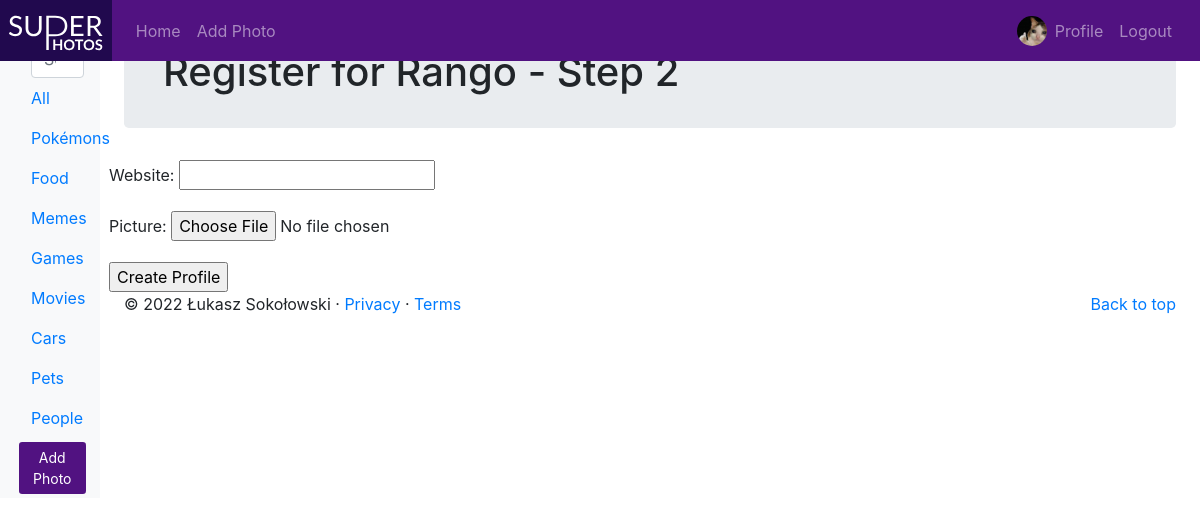
The page /register_profile/ (signed in) on the database its author committed.
### photos/models.py (models this page shows, shortened)
class UserProfile(models.Model):
    user = models.OneToOneField(User, on_delete=models.CASCADE)
    website = models.URLField(blank=True)
    picture = models.ImageField(upload_to='profile_images', blank=True)

class Category(models.Model):
    name = models.CharField(max_length=100, null=False, blank=False)

### photos/views.py (the view, shortened to what this page needs)
# urls.py: path('register_profile/', views.RegisterProfileView.as_view(), name='register_profile'),
class RegisterProfileView(View):
    @method_decorator(login_required)
    def get(self, request):
        form = UserProfileForm()
        context_dict = {'form': form}
        return render(request, 'photos/profile_registration.html', context_dict)

### photos/forms.py
class UserProfileForm(forms.ModelForm):
    class Meta:
        model = UserProfile
        fields = ('website', 'picture')

### photos/templatetags/photos_template_tags.py (called while the page is built)
@register.inclusion_tag('photos/categories.html')
def get_category_list(current_category=None):
    return {'categories': Category.objects.all(),
            'current_category': current_category}

### templates/photos/profile_registration.html (shortened to what this page needs)
{% extends 'photos/base.html' %}
{% load static %}
{% block body_block %}
    <div class="jumbotron p-4">
        <div class="container">
            <h1 class="jumbotron-heading">Register for Rango - Step 2</h1>
        </div>
    </div>
    <div class="container>">
        <div class="row">
            <form method="post" action="{% url 'register_profile' %}" enctype="multipart/form-data">
                {{ form.as_p }}
                <input type="submit" value="Create Profile" />
            </form>
        </div>
    </div>
{% endblock %}

### templates/photos/base.html (shortened to what this page needs)
<!DOCTYPE html>
{% load static %}
{% load photos_template_tags %}
<html lang="en">
    <head>
        <link href="https://getbootstrap.com/docs/4.2/dist/css/bootstrap.min.css" rel="stylesheet">
        <link href="https://getbootstrap.com/docs/4.2/examples/dashboard/dashboard.css" rel="stylesheet">
        <link href="/static/css/styles.css?{% now "U" %}" rel="stylesheet" />
    </head>
    <body>
        <header>
            <nav class="navbar navbar-expand-md navbar-dark fixed-top p-0" style="background-color: #511281;">
                <a class="navbar-brand p-2" href="{%  url 'board' %}" style="background-color: #21094E;"><img class="logo" src="{% static 'svg/logo.svg' %}"></a>
                <div class="collapse navbar-collapse" id="navbarCollapse">
                    <ul class="navbar-nav mr-auto" style="width: 100%; align-items: center">
                        <li class="nav-item"><a class="nav-link" href="{% url 'board' %}">Home</a></li>
                        {% if user.is_authenticated %}
                        <li class="nav-item"><a class="nav-link" href="{% url 'add_photo' %}">Add Photo</a></li>
                        {% endif %}
                        {% if user.is_authenticated %}
                        <div class="user-info">
                            {% if user.is_authenticated %}
                            <div class="profile-pic">
                            <a href="{% url 'profile' user.username %}"><img src="{{ MEDIA_URL }}{{ request.user.userprofile.picture }}" alt="{{ request.user.username }}'s profile image" /></a>
                            </div>
                            {% else %}
                            <a href="{% url 'profile' user.username %}"><img class="default-profile-pic" src="https://www.winhelponline.com/blog/wp-content/uploads/2017/12/user.png" alt="Placeholder image"/></a>
                            {% endif %}
                            <li class="nav-item"><a class="nav-link" href="{% url 'profile' user.username %}">Profile</a></li>
                            <li class="nav-item"><a class="nav-link" href="{% url 'auth_logout' %}?next=">Logout</a></li>
                        </div>
                        {% else %}
                        <li class="nav-item"><a class="nav-link" href="{% url 'registration_register' %}">Register Here</a></li>
                        <li class="nav-item"><a class="nav-link" href="{% url 'auth_login' %}">Login</a></li>
                        {% endif %}
                    </ul>
                </div>
            </nav>
        </header>
        <div class="container-fluid">
            <div class="row" style="margin-top: 3vh;">
                <nav class="col-md-1 d-none d-md-block sidebar bg-light" style="background-color: #A5E1AD;">
                    <div class="w-75 ml-3" style="margin-top: 2vh;">
                    </div>
                    <div class="sidebar-sticky">
                        <ul class="nav flex-column" id="categories-listing">
                            {% block sidebar_block %}
                                {% get_category_list category %}
                            {% endblock %}
                        </ul>
                        {% if user.is_authenticated %}
                        <a class="btn btn-sm m-1" href="{% url 'add_photo' %}" style="width:95%; background-color: #511281; color: white;">Add Photo</a>
                        {% endif %}
                    </div>
                </nav>
                <main role="main" class="col-md-auto ml-sm-auto col-md-11 px-4">
                    {% block body_block %}
                    {% endblock %}
                    <footer>
                        <p class="float-right"><a href="#">Back to top</a> </p>
                        <p>&copy; 2022 Łukasz Sokołowski &middot; <a href="#">Privacy</a> &middot; <a href="#">Terms</a></p>
                    </footer>
                </main>
            </div>
        </div>
    </body>
</html>

### templates/photos/categories.html (shortened to what this page needs)
<li class="nav-item">
    <a class="nav-link" href="{% url 'board' %}">
        All
    </a>
</li>
{% for category in categories %}
    {% if category == current_category %}
    <li class="nav-item">
        <a class="nav-link active" href="{% url 'board' %}?category={{ category.name }}">
            <span data-feather="archive" style="stroke: #511281"></span>{{ category.name }}
        </a>
    </li>
    {% else %}
    <li class="nav-item">
        <a class="nav-link" href="{% url 'board' %}?category={{ category.name }}">
            {{ category.name }}
        </a>
    </li>
    {% endif %}
{% endfor %}

### static/css/styles.css (style rules this page uses)
:root { --profile-pic-size: 30px; }
.logo { min-height: var(--profile-pic-size); max-height: 45px; }
.user-info { display: flex; margin-right: 20px; margin-left: auto; align-items: center; }
.profile-pic { position: relative; width: var(--profile-pic-size); height: var(--profile-pic-size); border-radius: 50%; overflow: hidden; }
.profile-pic img { position: absolute; height: var(--profile-pic-size); width: auto; }

### rows shown on the page
Category: name "Pokémons"
Category: name "Food"
Category: name "Memes"
Category: name "Games"
Category: name "Movies"
Category: name "Cars"
Category: name "Pets"
Category: name "People"
